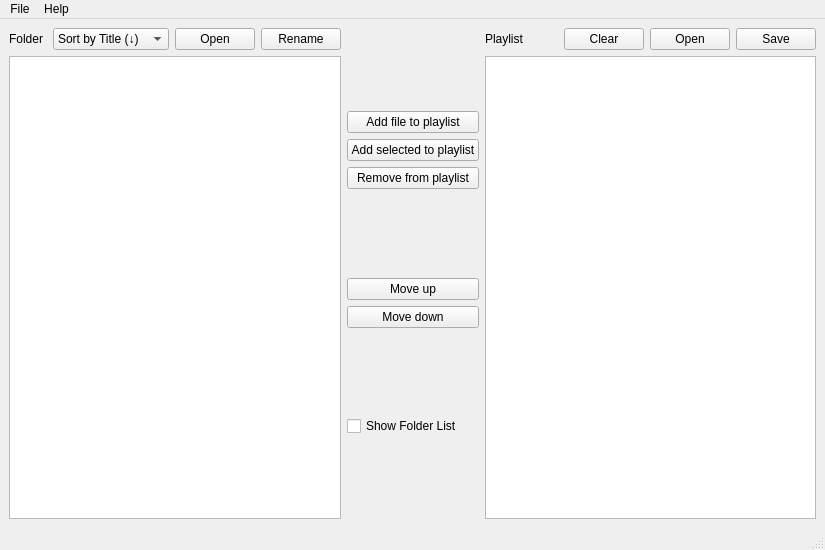
<?xml version="1.0" encoding="UTF-8"?>
<ui version="4.0">
 <class>MainWindow</class>
 <widget class="QMainWindow" name="MainWindow">
  <property name="geometry">
   <rect>
    <x>0</x>
    <y>0</y>
    <width>825</width>
    <height>550</height>
   </rect>
  </property>
  <property name="windowTitle">
   <string>MainWindow</string>
  </property>
  <widget class="QWidget" name="centralwidget">
   <layout class="QVBoxLayout" name="verticalLayout_3">
    <item>
     <layout class="QHBoxLayout" name="horizontalLayout"/>
    </item>
    <item>
     <layout class="QHBoxLayout" name="main_hbox">
      <item>
       <layout class="QVBoxLayout" name="folderlist_vbox">
        <item>
         <layout class="QHBoxLayout" name="horizontalLayout_3">
          <item>
           <widget class="QLabel" name="folder_label">
            <property name="text">
             <string>Folder</string>
            </property>
           </widget>
          </item>
          <item>
           <widget class="QComboBox" name="sort_mode_combo">
            <property name="sizePolicy">
             <sizepolicy hsizetype="Preferred" vsizetype="Fixed">
              <horstretch>0</horstretch>
              <verstretch>0</verstretch>
             </sizepolicy>
            </property>
            <item>
             <property name="text">
              <string>Sort by Title (↓)</string>
             </property>
            </item>
            <item>
             <property name="text">
              <string>Sort by Title (↑)</string>
             </property>
            </item>
            <item>
             <property name="text">
              <string>Sort By Artist (↓)</string>
             </property>
            </item>
            <item>
             <property name="text">
              <string>Sort by Artist (↑)</string>
             </property>
            </item>
           </widget>
          </item>
          <item>
           <widget class="QPushButton" name="open_folder_btn">
            <property name="sizePolicy">
             <sizepolicy hsizetype="Fixed" vsizetype="Fixed">
              <horstretch>0</horstretch>
              <verstretch>0</verstretch>
             </sizepolicy>
            </property>
            <property name="text">
             <string>Open</string>
            </property>
           </widget>
          </item>
          <item>
           <widget class="QPushButton" name="rename_folder_btn">
            <property name="sizePolicy">
             <sizepolicy hsizetype="Fixed" vsizetype="Fixed">
              <horstretch>0</horstretch>
              <verstretch>0</verstretch>
             </sizepolicy>
            </property>
            <property name="text">
             <string>Rename</string>
            </property>
           </widget>
          </item>
         </layout>
        </item>
        <item>
         <widget class="QListWidget" name="folderlist"/>
        </item>
       </layout>
      </item>
      <item>
       <layout class="QVBoxLayout" name="buttons_vbox">
        <item>
         <spacer name="verticalSpacer_3">
          <property name="orientation">
           <enum>Qt::Orientation::Vertical</enum>
          </property>
          <property name="sizeHint" stdset="0">
           <size>
            <width>20</width>
            <height>40</height>
           </size>
          </property>
         </spacer>
        </item>
        <item>
         <widget class="QPushButton" name="add_file_to_playlist_btn">
          <property name="text">
           <string>Add file to playlist</string>
          </property>
         </widget>
        </item>
        <item>
         <widget class="QPushButton" name="add_to_playlist_btn">
          <property name="text">
           <string>Add selected to playlist</string>
          </property>
         </widget>
        </item>
        <item>
         <widget class="QPushButton" name="remove_from_playlist_btn">
          <property name="text">
           <string>Remove from playlist</string>
          </property>
         </widget>
        </item>
        <item>
         <spacer name="verticalSpacer">
          <property name="orientation">
           <enum>Qt::Orientation::Vertical</enum>
          </property>
          <property name="sizeHint" stdset="0">
           <size>
            <width>20</width>
            <height>40</height>
           </size>
          </property>
         </spacer>
        </item>
        <item>
         <widget class="QPushButton" name="move_up_btn">
          <property name="text">
           <string>Move up</string>
          </property>
         </widget>
        </item>
        <item>
         <widget class="QPushButton" name="move_down_btn">
          <property name="text">
           <string>Move down</string>
          </property>
         </widget>
        </item>
        <item>
         <spacer name="verticalSpacer_2">
          <property name="orientation">
           <enum>Qt::Orientation::Vertical</enum>
          </property>
          <property name="sizeHint" stdset="0">
           <size>
            <width>20</width>
            <height>40</height>
           </size>
          </property>
         </spacer>
        </item>
        <item>
         <widget class="QCheckBox" name="show_folder_list_cb">
          <property name="text">
           <string>Show Folder List</string>
          </property>
         </widget>
        </item>
        <item>
         <spacer name="verticalSpacer_4">
          <property name="orientation">
           <enum>Qt::Orientation::Vertical</enum>
          </property>
          <property name="sizeHint" stdset="0">
           <size>
            <width>20</width>
            <height>40</height>
           </size>
          </property>
         </spacer>
        </item>
       </layout>
      </item>
      <item>
       <layout class="QVBoxLayout" name="playlist_vbox">
        <item>
         <layout class="QHBoxLayout" name="horizontalLayout_4">
          <item>
           <widget class="QLabel" name="playlist_label">
            <property name="text">
             <string>Playlist</string>
            </property>
           </widget>
          </item>
          <item>
           <widget class="QPushButton" name="clear_btn">
            <property name="sizePolicy">
             <sizepolicy hsizetype="Fixed" vsizetype="Fixed">
              <horstretch>0</horstretch>
              <verstretch>0</verstretch>
             </sizepolicy>
            </property>
            <property name="text">
             <string>Clear</string>
            </property>
           </widget>
          </item>
          <item>
           <widget class="QPushButton" name="open_playlist_btn">
            <property name="sizePolicy">
             <sizepolicy hsizetype="Fixed" vsizetype="Fixed">
              <horstretch>0</horstretch>
              <verstretch>0</verstretch>
             </sizepolicy>
            </property>
            <property name="text">
             <string>Open</string>
            </property>
           </widget>
          </item>
          <item>
           <widget class="QPushButton" name="save_playlist_btn">
            <property name="sizePolicy">
             <sizepolicy hsizetype="Fixed" vsizetype="Fixed">
              <horstretch>0</horstretch>
              <verstretch>0</verstretch>
             </sizepolicy>
            </property>
            <property name="text">
             <string>Save</string>
            </property>
           </widget>
          </item>
         </layout>
        </item>
        <item>
         <widget class="QListWidget" name="playlist"/>
        </item>
       </layout>
      </item>
     </layout>
    </item>
   </layout>
  </widget>
  <widget class="QMenuBar" name="menubar">
   <property name="geometry">
    <rect>
     <x>0</x>
     <y>0</y>
     <width>825</width>
     <height>33</height>
    </rect>
   </property>
   <widget class="QMenu" name="menuFile">
    <property name="title">
     <string>File</string>
    </property>
    <addaction name="actionExit"/>
   </widget>
   <widget class="QMenu" name="menuHelp">
    <property name="title">
     <string>Help</string>
    </property>
    <addaction name="actionAbout"/>
   </widget>
   <addaction name="menuFile"/>
   <addaction name="menuHelp"/>
  </widget>
  <widget class="QStatusBar" name="statusbar"/>
  <action name="actionAbout">
   <property name="text">
    <string>About</string>
   </property>
  </action>
  <action name="actionExit">
   <property name="text">
    <string>Exit</string>
   </property>
  </action>
 </widget>
 <resources/>
 <connections/>
</ui>
